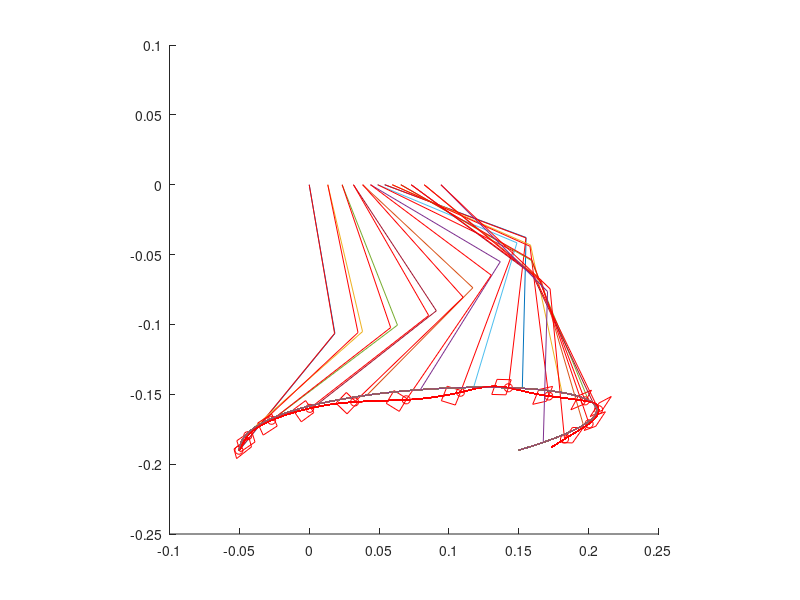

MATLAB code to generate this figure:
clear;
clf;

%parameter
height = 0.19 % (m)
stroke = 0.20 % (m)
motor_velocity = 4.81 % (rad/s) 46rpm
l1 = 0.108 % (m) length of link
l2 = 0.108
ratio = 0.05; % display
P = [0, 0; 0, 0.06; stroke+0.2, 0.06; stroke, 0.0];
period = 0.62 % (s)
cog = 0.3 % (m) center of gravity
m1 = 0.23+0.2;
m2 = 0.35+0.3;
Im = 0.0;
I1 = 1/4 * m1 * l1^2;
I2 = 1/4 * m2 * l2^2;
p_gain = 50.0;
d_gain = 0.5;
max_torque = 4.6; % (Nm)

%parameter low
%stroke = 0.10 % (m)
%P = [0, 0; 0, 0.06; 0.17, 0.06; stroke, 0.0];

function [t1, t2] = inverse_kinematics(x, y, l1, l2)
  l = sqrt(x^2+y^2);
  t1 = t2 = 0;
  if (l <= (l1+l2))
    t1 = atan2(y,x) + acos((l1^2+l^2-l2^2)/(2*l2*l));
    t2 = pi + acos((l1^2+l2^2-l^2)/(2*l1*l2)) + t1;
  endif
endfunction

function [x, y] = bezier(P, t)
  B =[(1-t)^3, 3*t*(1-t)^2, 3*t^2*(1-t), t^3];
  X = B * P;
  x = X(1);
  y = X(2);
endfunction

function [xd, yd] = bezier_d(P, t)
  Bd =[-3*(1-t)^2, 3*(1-t)^2-6*t*(1-t), 6*t*(1-t)-3*t^2, 3*t^2];
  Xd = Bd * P;
  xd = Xd(1);
  yd = Xd(2);
endfunction

function [t1, t2, t1d, t2d] = dynamics(t1, t2, t1d, t2d, f1, f2, l1, l2, m1, m2, I1, I2, Im, motor_velocity, dt)
  g = 9.8;
  M = [I1+l1^2*m2+l1^2*m1+Im l1*l2*m2*cos(t2-t1);
       l1*l2*m2*cos(t2-t1) (2*l2^2*m2+2*I2)/2+Im];
  D = [(l1*l2*m2*t1d*t2d-l1*l2*m2*t2d^2)*sin(t2-t1);
       (l1*l2*m2*t1d^2-l1*l2*m2*t1d*t2d)*sin(t2-t1)];
  G = [g*l1*m2*cos(t1)+g*l1*m1*cos(t1);
       g*l2*m2*cos(t2)];
  tdd = inv(M) * [[f1; f2] - D - G];
  t1dd = tdd(1);
  t2dd = tdd(2);
  t1d = max([min([t1d + t1dd * dt, motor_velocity]), -motor_velocity]);
  t2d = max([min([t2d + t2dd * dt, motor_velocity]), -motor_velocity]);
  t1 = t1 + t1d * dt + 1 / 2 * t1dd * dt^2;
  t2 = t2 + t2d * dt + 1 / 2 * t2dd * dt^2;
endfunction

g = 9.8;
Tc = sqrt(cog/g)
x0 = -stroke/4;
v0 = stroke/4*(cosh(period/Tc)+1)/(Tc*sinh(period/Tc))

xr = -stroke/4;
yr = -height;
[t1r, t2r] = inverse_kinematics(xr, yr, l1, l2);
t1rd = 0; t2rd = 0;
jaco = [-l1*sin(t1r) -l2*sin(t2r); l1*cos(t1r) l2*cos(t2r)];
trd = inv(jaco) * [-v0; 0];
t1rd = trd(1)
t2rd = trd(2)

i = 0;
dt = 0.001;

for t = 0.0: dt/period: 1 * period/period
%  sup_pos = x0 * cosh(mod(t,1) * period / Tc) + Tc * v0 * sinh(mod(t,1) * period / Tc) - x0;
  sup_pos = x0 * cosh(t * period / Tc) + Tc * v0 * sinh(t * period / Tc) - x0;
  if (t <= 1)
    [xt, yt] = bezier(P, t);
    x = xt - stroke/4;
    y = yt - height;
  else
    x = stroke*3/4-sup_pos;
  endif

  if (t <= 1)
    sup_leg_pos = sup_pos;
  else
    sup_leg_pos = stroke/2;
  endif
  [t1, t2] = inverse_kinematics(x - sup_leg_pos, y, l1, l2);
  w1r = -t1rd/motor_velocity;
  f1 = max([min([p_gain * (t1 - t1r) - d_gain * t1rd, max_torque * (1 + w1r)]), -max_torque * (1 - w1r)]);
  w2r = -t2rd/motor_velocity;
  f2 = max([min([p_gain * (t2 - t2r) - d_gain * t2rd, max_torque * (1 + w2r)]), -max_torque * (1 - w2r)]);
  [t1r, t2r, t1rd, t2rd] = dynamics(t1r, t2r, t1rd, t2rd, f1, f2, l1, l2, m1, m2, I1, I2, Im, motor_velocity, dt);
  tor = [w1r-1 w1r-1 w1r+1 w1r+1 w1r-1; w2r-1 w2r+1 w2r+1 w2r-1 w2r-1];

%  if (t1 != 0 || t2 != 0)
    i = i + 1;
    x1 = l1 * cos(t1);
    y1 = l1 * sin(t1);
    x2 = l1 * cos(t2) + x1;
    y2 = l1 * sin(t2) + y1;
    arm_x(i,:) = [sup_leg_pos x1 + sup_leg_pos x2 + sup_leg_pos];
    arm_y(i,:) = [0 y1 y2];
    xdp(i) = x2 + sup_leg_pos;
    ydp(i) = y2;
    x1r = l1 * cos(t1r);
    y1r = l1 * sin(t1r);
    x2r = l2 * cos(t2r) + x1r;
    y2r = l2 * sin(t2r) + y1r;
    arm_xr(i,:) = [sup_leg_pos x1r+sup_leg_pos x2r+sup_leg_pos];
    arm_yr(i,:) = [0 y1r y2r];
    xdpr(i) = x2r + sup_leg_pos;
    ydpr(i) = y2r;
    jaco = [-l1*sin(t1) -l2*sin(t2); l1*cos(t1) l2*cos(t2)];
	m = jaco' * tor;
	mx(i,:) = m(1,:) * ratio + x2r + sup_leg_pos;
	my(i,:) = m(2,:) * ratio + y2r;
    px(i) = x2r + sup_leg_pos;
    py(i) = y2r;
%    printf("%f %f %f %f %f %f %f %f\n", x2r, y2r, t1, t2, t1r, t2r, t1rd, t2rd);
%  endif
endfor

hold on;
axis([-0.10,0.25,-0.25,0.10],"square");
for n = 1:i
  if (mod(n - 1, 50) == 0)
    plot(arm_x(n,:), arm_y(n,:));
    plot(arm_xr(n,:), arm_yr(n,:), "r");
    plot(mx(n,:), my(n,:), "r");
    plot(px(n), py(n), ".or");
  endif
  plot(xdp, ydp);
  plot(xdpr, ydpr, "r");
end
hold off;
